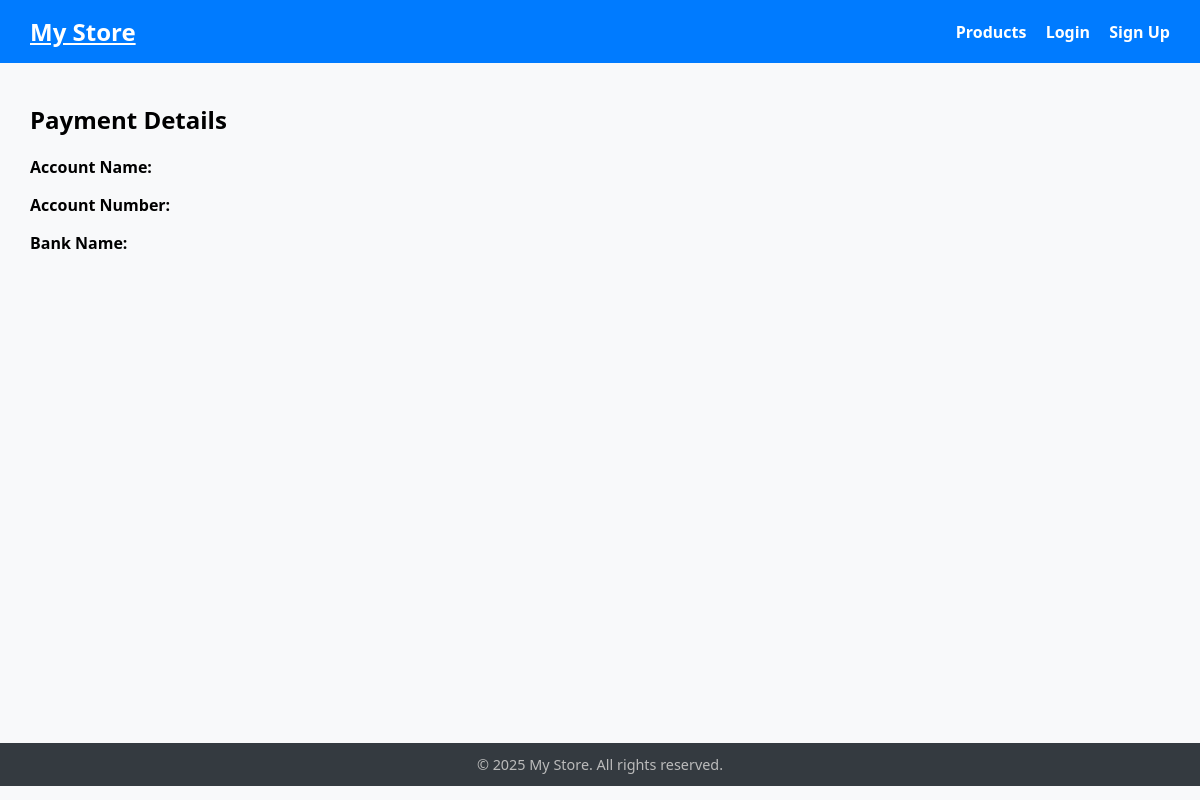
/payment/, run on an earlier commit of the app's database.
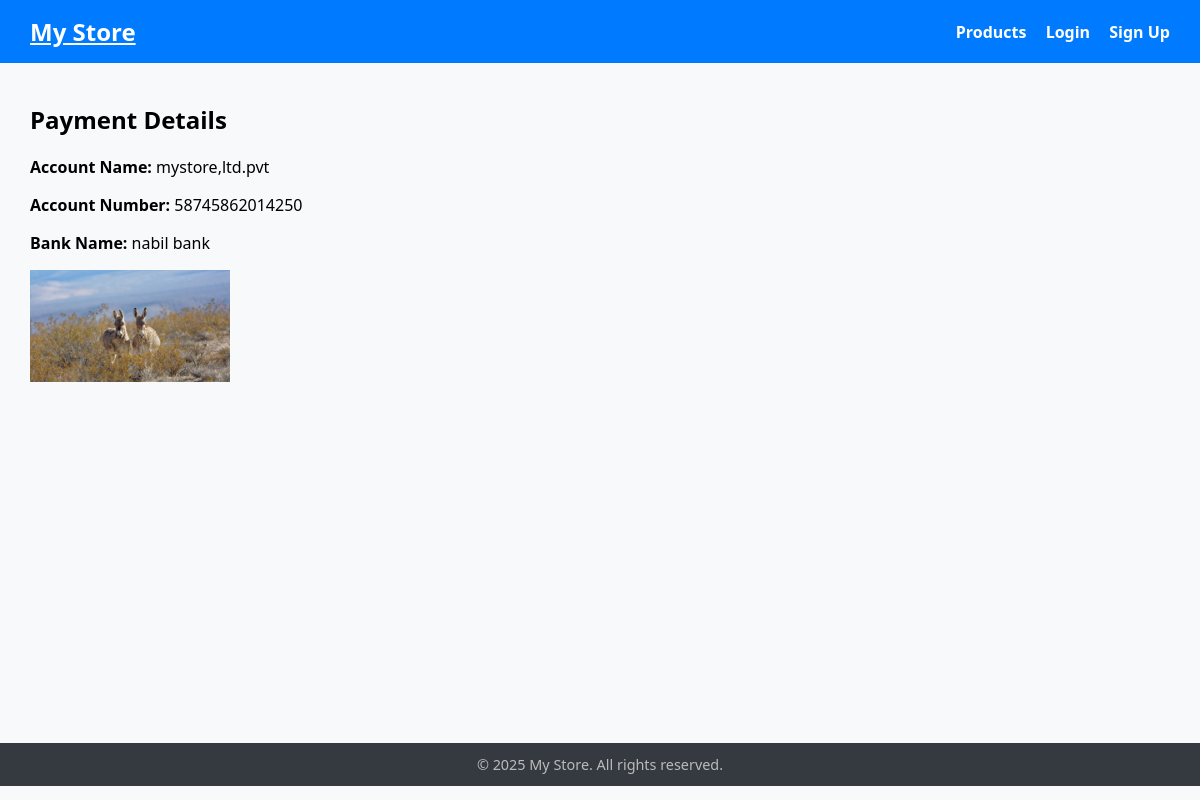
And on a later commit of the database.
### store/models.py (models this page shows, shortened)
class PaymentInfo(models.Model):
    account_name = models.CharField(max_length=100)
    account_number = models.CharField(max_length=50)
    bank_name = models.CharField(max_length=100)
    qr_code = models.ImageField(upload_to='payment_qr/')

### store/views.py (the view)
# urls.py: path('payment/', views.payment_info_view, name='payment_info'),
def payment_info_view(request):
    payment_info = PaymentInfo.objects.first()  # Assume one payment info only
    context = {
        'payment_info': payment_info
    }
    return render(request, 'store/payment_info.html', context)

### store/templates/store/payment_info.html (shortened to what this page needs)
{% extends "base.html" %}
{% block content %}
<h2 class="mb-4">Payment Details</h2>
<div class="card p-4 shadow-sm mx-auto" style="max-width: 400px;">
  <p><strong>Account Name:</strong> {{ payment_info.account_name }}</p>
  <p><strong>Account Number:</strong> {{ payment_info.account_number }}</p>
  <p><strong>Bank Name:</strong> {{ payment_info.bank_name }}</p>
  {% if payment_info.qr_code %}
    <div class="text-center mt-4">
      <img src="{{ payment_info.qr_code.url }}" alt="QR Code" class="img-fluid" style="max-width: 200px;"/>
    </div>
  {% endif %}
</div>
{% endblock %}

### templates/base.html (shortened to what this page needs)
<!DOCTYPE html>
<html lang="en">
<head>
</head>
<body>
<header>
    <div class="logo">
        <a href="{% url 'home' %}" style="color:white; font-size: 1.5rem; font-weight: 700;">My Store</a>
    </div>
    <nav>
        <a href="{% url 'product_list' %}">Products</a>
        {% if user.is_authenticated %}
            <a href="{% url 'order_history' %}">Order History</a>
            <a href="{% url 'payment_info' %}">Payment</a>
            <a href="{% url 'profile' %}">Profile</a>
            <a href="{% url 'logout' %}">Logout</a>
        {% else %}
            <a href="{% url 'login' %}">Login</a>
            <a href="{% url 'signup' %}">Sign Up</a>
        {% endif %}
    </nav>
</header>
<main>
    {% block content %}{% endblock %}
</main>
<footer>
    &copy; 2025 My Store. All rights reserved.
</footer>
</body>
</html>

### templates/base.html (style rules this page uses)
body { font-family: 'Segoe UI', Tahoma, Geneva, Verdana, sans-serif; background-color: #f8f9fa; margin: 0; padding: 0; }
header { background-color: #007bff; color: white; padding: 15px 30px; display: flex; justify-content: space-between; align-items: center; }
nav a { color: white; text-decoration: none; margin-left: 15px; font-weight: 600; }
main { padding: 20px 30px; min-height: 80vh; }
footer { background-color: #343a40; color: #bbb; text-align: center; padding: 12px 0; font-size: 0.9rem; }

What changed in the data, as far as the page shows it:
added PaymentInfo: account_name "mystore,ltd.pvt", account_number "58745862014250", bank_name "nabil bank", qr_code (picture)
